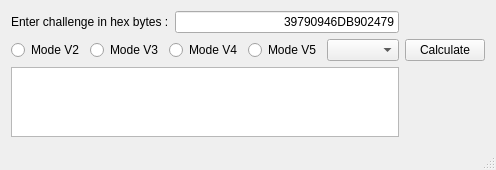
<?xml version="1.0" encoding="UTF-8"?>
<ui version="4.0">
 <class>SierraCalc</class>
 <widget class="QMainWindow" name="SierraCalc">
  <property name="geometry">
   <rect>
    <x>0</x>
    <y>0</y>
    <width>496</width>
    <height>170</height>
   </rect>
  </property>
  <property name="windowTitle">
   <string>SierraCalc</string>
  </property>
  <widget class="QWidget" name="centralWidget">
   <layout class="QGridLayout" name="gridLayout">
    <item row="0" column="0">
     <layout class="QHBoxLayout" name="horizontalLayout_2">
      <item>
       <widget class="QLabel" name="label">
        <property name="text">
         <string>Enter challenge in hex bytes :</string>
        </property>
       </widget>
      </item>
      <item>
       <widget class="QLineEdit" name="challengeedit">
        <property name="text">
         <string>39790946DB902479</string>
        </property>
        <property name="alignment">
         <set>Qt::AlignRight|Qt::AlignTrailing|Qt::AlignVCenter</set>
        </property>
       </widget>
      </item>
     </layout>
    </item>
    <item row="1" column="0">
     <layout class="QHBoxLayout" name="horizontalLayout" stretch="0,0,0,0,2">
      <item>
       <widget class="QRadioButton" name="mode2">
        <property name="text">
         <string>Mode V2</string>
        </property>
       </widget>
      </item>
      <item>
       <widget class="QRadioButton" name="mode3">
        <property name="text">
         <string>Mode V3</string>
        </property>
       </widget>
      </item>
      <item>
       <widget class="QRadioButton" name="mode4">
        <property name="text">
         <string>Mode V4</string>
        </property>
       </widget>
      </item>
      <item>
       <widget class="QRadioButton" name="mode5">
        <property name="text">
         <string>Mode V5</string>
        </property>
       </widget>
      </item>
      <item>
       <widget class="QComboBox" name="comboBox"/>
      </item>
     </layout>
    </item>
    <item row="1" column="1">
     <widget class="QPushButton" name="calcbutton">
      <property name="text">
       <string>Calculate</string>
      </property>
     </widget>
    </item>
    <item row="2" column="0">
     <widget class="QTextEdit" name="textEdit"/>
    </item>
   </layout>
  </widget>
  <widget class="QStatusBar" name="statusBar"/>
  <action name="actionQuit">
   <property name="text">
    <string>Quit</string>
   </property>
  </action>
 </widget>
 <layoutdefault spacing="6" margin="11"/>
 <resources/>
 <connections/>
</ui>
